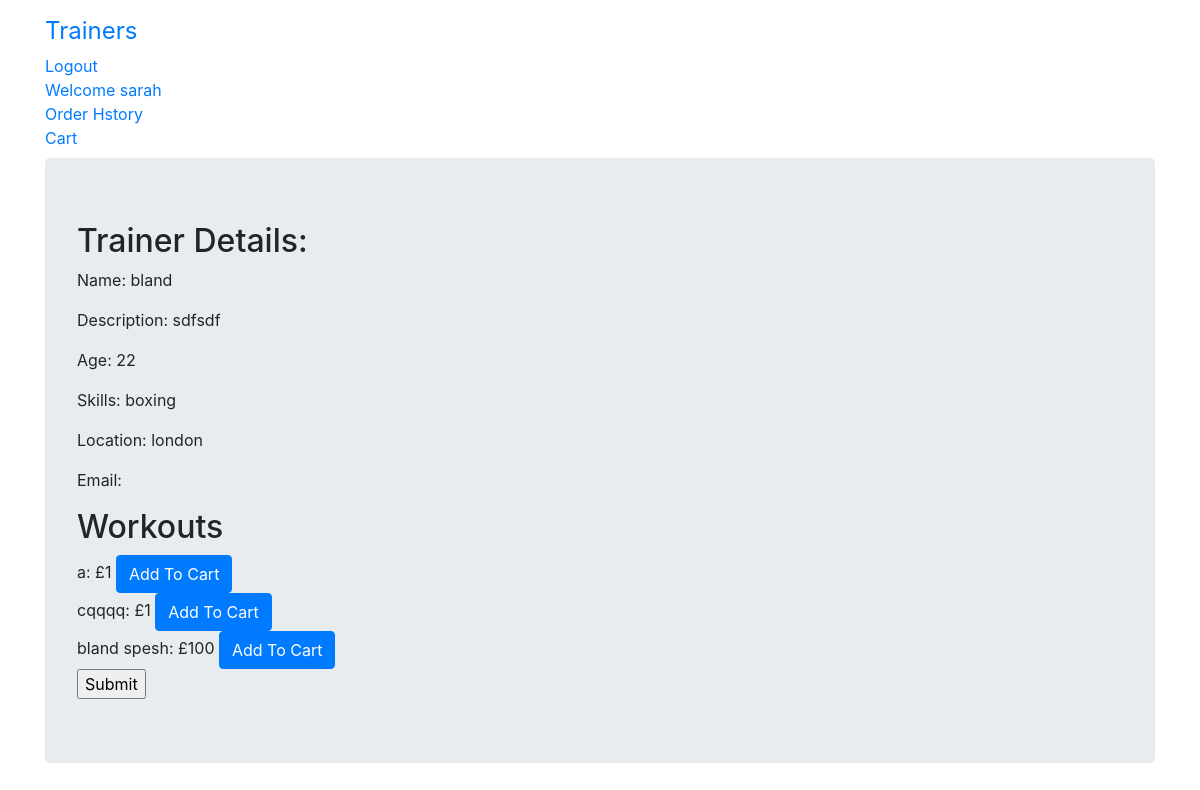
Screenshot of /trainers/9/ (signed in) with the database file from the repository.
### gym/models.py (models this page shows, shortened)
class User(AbstractUser):
    is_trainer = models.BooleanField(default=False)
    is_client= models.BooleanField(default=False)

class TrainerProfile(models.Model):
    user = models.OneToOneField(User,on_delete=models.CASCADE,primary_key=True)
    name = models.CharField(max_length=100,null=True)
    description = models.TextField()
    age = models.PositiveIntegerField(null=True)
    gender = models.CharField(max_length=30,null=True)
    location = models.CharField(max_length=30,null=True)
    skills = models.CharField(max_length=30,null=True)
    profile_img = models.ImageField(upload_to='profile_image', blank=True)

class Workout(models.Model):
    trainer = models.ForeignKey(TrainerProfile,on_delete=models.CASCADE ,related_name='workouts')
    name = models.CharField(max_length=200,null=True)
    price = models.IntegerField()

### gym/views.py (the view)
# urls.py: path('trainers/<pk>/',views.TrainerDetailView.as_view(),name='trainer_detail'),
class TrainerDetailView(DetailView):
    context_object_name = 'trainer_detail'
    model = TrainerProfile
    template_name = 'gym/trainer_detail.html'

### gym/templates/gym/trainer_detail.html (shortened to what this page needs)
{% extends 'base.html' %}
{% block content%}
<div class="jumbotron">
  <h2>Trainer Details: </h2>
  <p>Name: {{trainer_detail.user.username }}</p>
  <p>Description: {{trainer_detail.description}}</p>
  <p>Age: {{ trainer_detail.age }}</p>
  <p>Skills: {{ trainer_detail.skills }}</p>
  <p>Location: {{ trainer_detail.location}}</p>
  <p>Email: {{ trainer_detail.user.email }}</p>
  <h2>Workouts</h2>
  {% if user.is_trainer %}
  <form action="{% url 'gym:trainer_detail' pk=trainer_detail.pk %}" method="POST">
    {% csrf_token %}
    {% for workout in trainer_detail.workouts.all %}
    {{ workout.name }}: £{{ workout.price }}
    <input type="radio" name="workout" value="{{ workout.price }}">
    <p> <a class="btn btn-warning" href="{% url 'gym:workout_update' pk=workout.pk %}">Update</a>  <a class="btn btn-warning" href="{% url 'gym:workout_remove' pk=workout.pk %}">Delete</a> </p>
    <br>
    {% endfor%}
</form>
</div>
<div class="container">
  <p> <a class="btn btn-success" href="{% url 'gym:addWorkout' pk=trainer_detail.pk %}">Add New Workout</a> </p>
  <p> <a class="btn btn-success" href="{% url 'gym:trainer_update' pk=trainer_detail.pk %}">Update Profile</a> </p>
</div>
  {% else %}
  <form action="{% url 'gym:trainer_detail' pk=trainer_detail.pk %}" method="GET">
    {% for workout in trainer_detail.workouts.all %}
    {{ workout.name }}: £{{ workout.price }}
    <a class="btn btn-primary" href="{% url 'cart:add_cart' pk=workout.pk %}">Add To Cart</a>
    <br>
    {% endfor%}
    <input type="submit" value="Submit">
</form>
{% endif %}
{% endblock %}

### gym/templates/base.html (shortened to what this page needs)
<!DOCTYPE html>
{% load staticfiles %}
<html lang="en" dir="ltr">
  <head>
    <link rel="stylesheet" href="https://maxcdn.bootstrapcdn.com/bootstrap/4.0.0/css/bootstrap.min.css">
    <link rel="stylesheet" href="{% static 'gym/css/app.css' %}">
  </head>
  <body>
    <nav class="navbar navbar-default techfont custom-navbar">
      <div class="container">
        <ul class="nav navbar-nav">
          <li> <a class="navbar-brand bigbrand" href="{% url 'gym:trainer_list'%}">Trainers</a> </li>
        {% if user.is_authenticated %}
          <li> <a href="{% url 'logout'%}">Logout</a> </li>
          <li> <a href="{% url 'gym:profile'%}">Welcome {{ user.username }}</a> </li>
          <li> <a href="{% url 'order:order_history'%}">Order Hstory</a> </li>
          <li> <a href="{% url 'cart:cart_detail'%}"> Cart</a> </li>
        {% else %}
          <li> <a class="nav-item active" href="{% url 'gym:client_signup'%}"> Register as Client</a> </li>
          <li> <a href="{% url 'gym:trainer_signup'%}"> Register as Trainer</a> </li>
          <li> <a class="nav navbar-right" href="{% url 'login'%}">Login</a> </li>
        {% endif %}
        </ul>
      </div>
    </nav>
    <div class="container">
    {% block content %}
    {% endblock %}
    </div>
  </body>
</html>

### gym/static/gym/css/app.css (style rules this page uses)
.bigbrand { font-size: 1.5em; }

### rows the page displays
User: username "sarah"
TrainerProfile: user.username "bland", description "sdfsdf", age "22", skills "boxing", location "london"
Workout: name "a", price "1"
Workout: name "cqqqq", price "1"
Workout: name "bland spesh", price "100"
